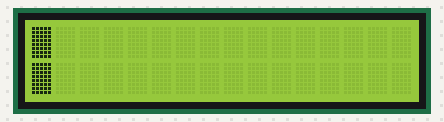
This sketch was run on a simulated Arduino Uno, built with avr-gcc and run on an emulated ATmega328P. Shown: 16×2 character LCD.

Above: at 0.1 s.
At 0.7 s:
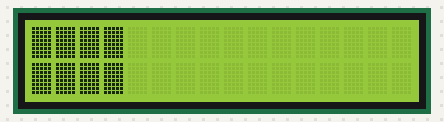
At 1.5 s:
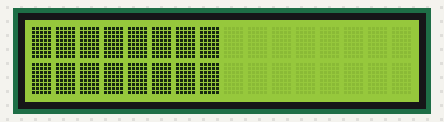
At 3.1 s:
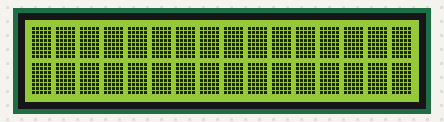
At 4.7 s:
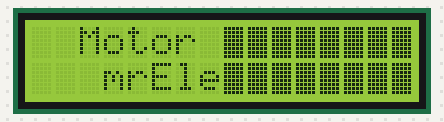
At 6.3 s:
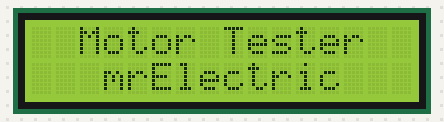

The sketch:

LCD_FOrmatting.ino
```cpp
/*
  Arduino Starter Kit example
  Project 11  - Crystal Ball

  This sketch is written to accompany Project 11 in the
  Arduino Starter Kit

  Parts required:
  220 ohm resistor
  10 kilohm resistor
  10 kilohm potentiometer
  16x2 LCD screen
  tilt switch


  Created 13 September 2012
  by Scott Fitzgerald

  http://www.arduino.cc/starterKit

  This example code is part of the public domain
*/

// include the library code:
#include <LiquidCrystal.h>

// initialize the library with the numbers of the interface pins
LiquidCrystal lcd(12, 11, 4, 5, 6, 7);

int incomingByte [] = {0, 0, 0, 0, 0, 0, 0};
int terminalByte = 30;
int byteStep = 0;
int junk = 0;

char setupStr[] = "  Motor Tester  ";
char setupStr2[] = "   mrElectric   ";
int strL = sizeof(setupStr);
int strL2 = sizeof(setupStr2);

int lcdWidth = 16;
int lcdHeight = 2;

void setup() {
  lcd.begin(lcdWidth, lcdHeight);
  Serial.begin(9600);
  lcd.setCursor(0, 0);

  for(int i = 0; i < lcdWidth; i++){
    lcd.setCursor(i, 0);
    lcd.print((char)255);
    lcd.setCursor(i, 1);
    lcd.print((char)255);
    delay(200);
  }

  for(int i = 0; i < lcdWidth; i++){
    lcd.setCursor(i, 0);
    lcd.print(setupStr[i]);
    lcd.setCursor(i, 1);
    lcd.print(setupStr2[i]);
    delay(200);
  }

}

void loop() {

}
```
